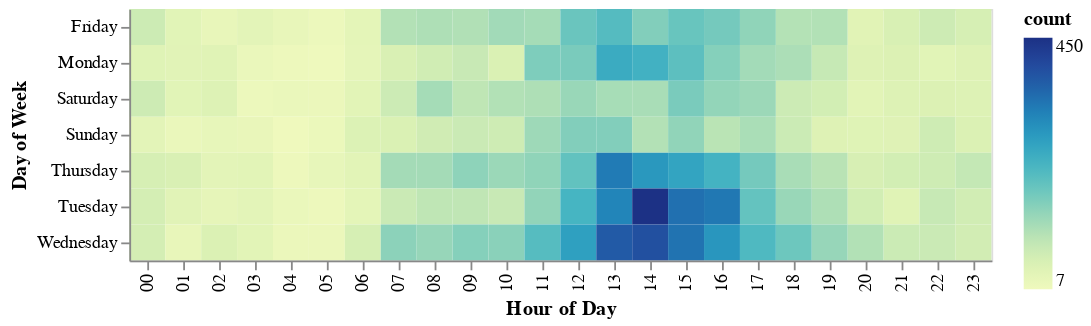

Here is the notebook cell this chart was saved with:
### Code cell
alt.Chart(week_time).mark_rect().encode(
    alt.Y('day_of_week',title = 'Day of Week'),
    alt.X('incident_time',title = 'Hour of Day'),
    color='count',
    tooltip = ['day_of_week','incident_time']
).interactive()

### Figure 1 — Vega-Lite specification as saved in the notebook (floating-point values rounded to 4 significant figures; data arrays with more than 128 entries replaced by an {"elided": "..."} marker saying what was removed)
{"config": {"view": {"continuousWidth": 400, "continuousHeight": 300}}, "data": {"name": "data-65a166ee77c09f8b097bcaa3a6c200d6"}, "mark": "rect", "encoding": {"color": {"field": "count", "type": "quantitative"}, "tooltip": [{"field": "day_of_week", "type": "nominal"}, {"field": "incident_time", "type": "nominal"}], "x": {"field": "incident_time", "title": "Hour of Day", "type": "nominal"}, "y": {"field": "day_of_week", "title": "Day of Week", "type": "nominal"}}, "selection": {"selector002": {"type": "interval", "bind": "scales", "encodings": ["x", "y"]}}, "$schema": "https://vega.github.io/schema/vega-lite/v4.17.0.json", "datasets": {"data-65a166ee77c09f8b097bcaa3a6c200d6": {"elided": "168 records"}}}
